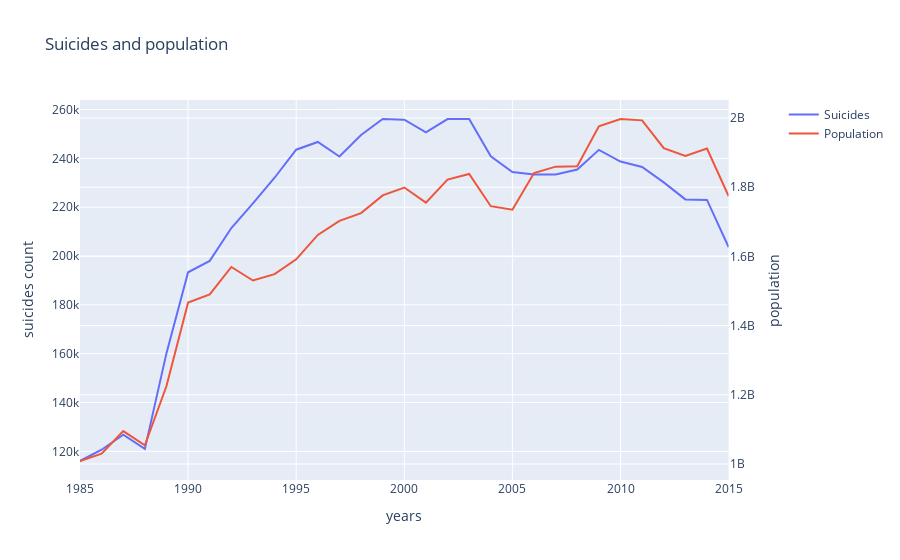

This figure's notebook cell:
### Markdown cell above
And plot the yearly data.

### Code cell
fig = fig = make_subplots(specs=[[{"secondary_y": True}]])

# add summed suicides
fig.add_trace(
    go.Scatter(x = years, y = yearly['suicides_no'], mode = 'lines', name = 'Suicides'),
    secondary_y=False
)
# add populations
fig.add_trace(
    go.Scatter(x = years, y = yearly['population'], mode = 'lines', name = 'Population'),
    secondary_y=True
)

fig.update_layout(title_text="Suicides and population")

fig.update_xaxes(title_text="years")

fig.update_yaxes(title_text="suicides count", secondary_y=False)
fig.update_yaxes(title_text="population", secondary_y=True)

fig.show()

### Figure 1 — Plotly figure (JSON) as saved in the notebook; plotly's stock layout.template omitted (floating-point values rounded to 4 significant figures)
{"data": [{"mode": "lines", "name": "Suicides", "type": "scatter", "x": [1985, 1986, 1987, 1988, 1989, 1990, 1991, 1992, 1993, 1994, 1995, 1996, 1997, 1998, 1999, 2000, 2001, 2002, 2003, 2004, 2005, 2006, 2007, 2008, 2009, 2010, 2011, 2012, 2013, 2014, 2015], "xaxis": "x", "y": [116063, 120670, 126842, 121026, 160244, 193361, 198020, 211473, 221565, 232063, 243544, 246725, 240745, 249591, 256119, 255832, 250652, 256095, 256079, 240861, 234375, 233361, 233408, 235447, 243487, 238702, 236484, 230160, 223199, 222984, 203640], "yaxis": "y"}, {"mode": "lines", "name": "Population", "type": "scatter", "x": [1985, 1986, 1987, 1988, 1989, 1990, 1991, 1992, 1993, 1994, 1995, 1996, 1997, 1998, 1999, 2000, 2001, 2002, 2003, 2004, 2005, 2006, 2007, 2008, 2009, 2010, 2011, 2012, 2013, 2014, 2015], "xaxis": "x", "y": [1008600086, 1029909613, 1095029726, 1054094424, 1225514347, 1466620100, 1489988384, 1569539447, 1530416654, 1548749372, 1591559103, 1662267662, 1702991519, 1725181351, 1776363155, 1799227908, 1755565489, 1822152815, 1838458020, 1745246613, 1734909645, 1840908837, 1859564353, 1860620851, 1976228366, 1997297329, 1993362332, 1912812088, 1890161710, 1912057309, 1774657932], "yaxis": "y2"}], "layout": {"title": {"text": "Suicides and population"}, "xaxis": {"anchor": "y", "domain": [0, 0.94], "title": {"text": "years"}}, "yaxis": {"anchor": "x", "domain": [0, 1], "title": {"text": "suicides count"}}, "yaxis2": {"anchor": "x", "overlaying": "y", "side": "right", "title": {"text": "population"}}}}
